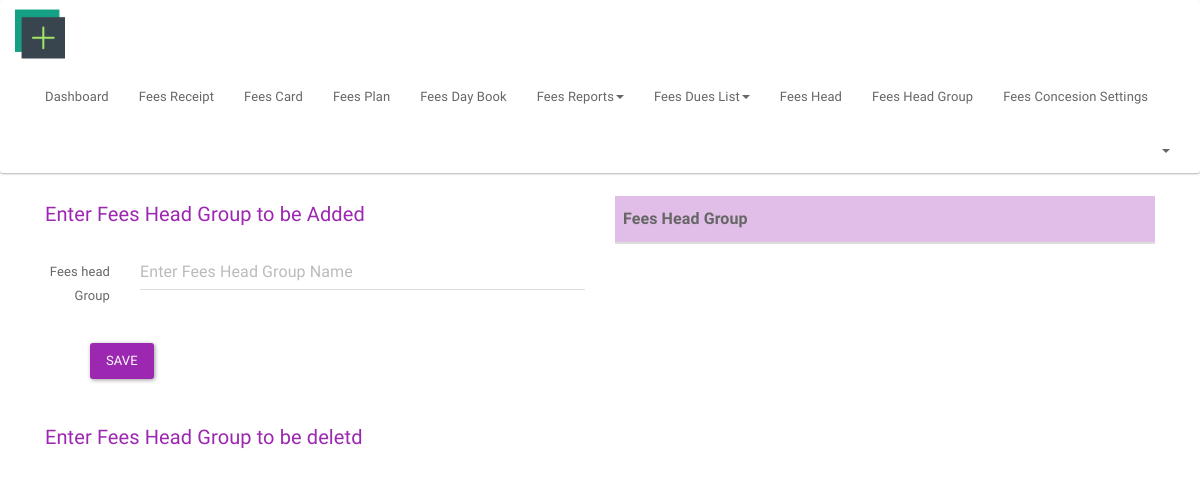
/index.php/fees/fees_head_group, run on an earlier commit of the app's database.
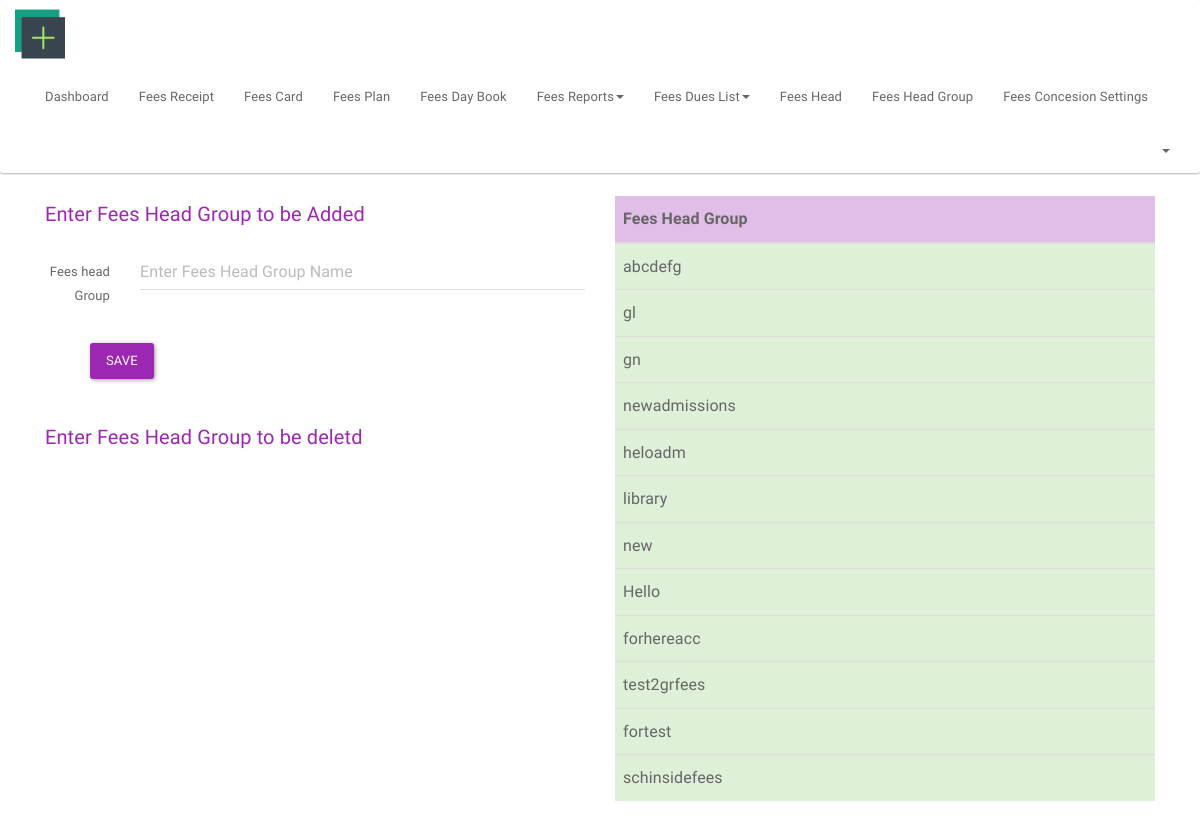
And on a later commit of the database.
### tables this page shows
CREATE TABLE `fees_head_group` (
  `fees_head_group_id` int(11) NOT NULL,
  `fees_head_group_name` varchar(25) NOT NULL
);

### application/controllers/fees.php (called while the page is built, shortened)
<?php
class Fees extends MY_Controller{
    public function __construct()
    {
        $this->load->model('get_header_info','ghi');
        $username = $this->ghi->get_admin();
        $this->load->view('private/fees/header',['username'=>$username]);
        $this->load->view('private/fees/footer');
        $this->form_validation->set_error_delimiters('<div class="text-danger">', '</div>');
    }
    public function fees_head_group()
    {
        $form_validation='fhg';
        $table_name='fees_head_group';
        $view='fees_head_group';
        $field='fees_head_group_name';
        $this->insert_genric($form_validation,$table_name,$view,$field);
    }
    public function insert_genric($form_validation,$table_name,$view,$field)
    {
        if ($this->form_validation->run($form_validation)) {
            $this->load->model('add_model', 'am');
            $post = $this->input->post();
            unset($post['submit']);
            if ($this->am->insert_data($table_name,$post)) {
                $this->load->model('get_model', 'gm');
                $array = $this->gm->get_list($field,$table_name);
                $this->load->view('private/fees/'.$view,['view'=>$array]);
            } else {
                echo 'Query failed in inserting record';
            }
        } else {
            $this->load->model('get_model', 'gm');
            $array = $this->gm->get_list($field,$table_name);
            $this->load->view('private/fees/'.$view,['view'=>$array]);
        }
    }
}

### index.php (called while the page is built, shortened)
<?php
require_once BASEPATH.'core/CodeIgniter.php';

### application/models/get_model.php (called while the page is built, shortened)
<?php
class Get_model extends MY_Model
{
    public function get_list($field,$table_name)
    {
        $query = $this->db->select($field)->get($table_name);
        $res = $query->result();
        $array=json_decode(json_encode($res),true);
        return $array;
    }
}

### application/views/private/fees/fees_head_group.php (the view, shortened to what this page needs)
<div class="container">
    <div class="col-lg-6">
        <p class="text-info" style="font-size: 20px;">Enter Fees Head Group to be Added</p>
        <?php echo form_open('fees/fees_head_group', ['class' => 'form-horizontal']); ?>
        <div class="form-group">
            <label for="inputText" class="col-lg-2 control-label">Fees head Group</label>
            <div class="col-lg-10">
                <?php echo form_input(['name' => 'fees_head_group_name', 'class' => 'form-control',
                    'placeholder' => 'Enter Fees Head Group Name',
                    'value' => set_value('fees_head_group_name')]);
                ?>
            </div>
        </div>
        <?php echo form_submit(['name' => 'submit', 'value' => 'Save', 'class' => 'btn btn-info',
            'style' => 'margin-left:45px; margin-top:20px;']); ?>
        <p style="font-size: 20px; margin-top: 40px;" class="text-info">Enter Fees Head Group to be deletd</p>
    </div>
    <div class="col-lg-6">
        <table class="table  table-hover ">
            <thead>
            <tr class="info">
                <th>Fees Head Group</th>
            </tr>
            </thead>
            <tbody>
            <?php
            foreach ($view as $v){
                echo "<tr class='success'><td>".$v['fees_head_group_name']."</td></tr>";
            }
            ?>
            </tbody>
        </table>
    </div>
</div>

### application/views/private/fees/header.php (shortened to what this page needs)
<html>
<head>
    <link href="<?= base_url() ?>public/assets/css/bootswatch_paper.css" rel="stylesheet"/>
    <link href="<?= base_url() ?>public/assets/css/font-awesome.min.css" rel="stylesheet">
    <link href='<?= base_url() ?>public/assets/css/google_fonts.css' rel='stylesheet' type='text/css'>
</head>
<body>
<nav class="navbar navbar-default">
    <div class="container-fluid">
        <div class="navbar-header">
            <a class="navbar-brand" href="<?= site_url('dashboard/') ?>"><img
                    src="<?= base_url() ?>public/assets/img/dash.png" style="margin-top: -12px;" height="50" width="50"></a>
        </div>
        <div class="collapse navbar-collapse" id="bs-example-navbar-collapse-1">
            <ul class="nav navbar-nav">
                <li><a href="<?=site_url('fees/fees_view'); ?>">Dashboard</a></li>
                <li><a href="<?=site_url('fees/fees_receipt'); ?>">Fees Receipt</a></li>
                <li><a href="<?=site_url('fees/fees_card'); ?>">Fees Card</a></li>
                <li><a href="<?=site_url('fees/fees_plan'); ?>">Fees Plan</a></li>
                <li><a href="<?=site_url('fees/fees_day_book'); ?>">Fees Day Book</a></li>
                <li class="dropdown">
                    <a href="#" class="dropdown-toggle" data-toggle="dropdown" role="button" aria-expanded="false">Fees Reports<span class="caret"></span></a>
                </li>
                <li class="dropdown">
                    <a href="#" class="dropdown-toggle" data-toggle="dropdown" role="button" aria-expanded="false">Fees Dues List<span class="caret"></span></a>
                </li>
                <li><a href="<?=site_url('fees/fees_head') ?>">Fees Head</a></li>
                <li><a href="<?=site_url('fees/fees_head_group') ?>">Fees Head Group</a></li>
                <li><a href="<?=site_url('fees/fees_conc_sett') ?>">Fees Concesion Settings</a></li>
            </ul>
            <ul class="nav navbar-nav navbar-right">
                <li class="dropdown">
                    <a href="#" class="dropdown-toggle" data-toggle="dropdown" role="button" aria-expanded="false">
                        <span class="caret"></span></a>
                </li>
            </ul>
        </div>
    </div>
</nav>

### application/views/private/fees/footer.php (shortened to what this page needs)
</body>
</html>

What changed in the data, as far as the page shows it:
added fees_head_group: fees_head_group_name "abcdefg"
added fees_head_group: fees_head_group_name "gl"
added fees_head_group: fees_head_group_name "gn"
added fees_head_group: fees_head_group_name "newadmissions"
added fees_head_group: fees_head_group_name "heloadm"
added fees_head_group: fees_head_group_name "library"
added fees_head_group: fees_head_group_name "new"
added fees_head_group: fees_head_group_name "Hello"
added fees_head_group: fees_head_group_name "forhereacc"
added fees_head_group: fees_head_group_name "test2grfees"
added fees_head_group: fees_head_group_name "fortest"
added fees_head_group: fees_head_group_name "schinsidefees"
